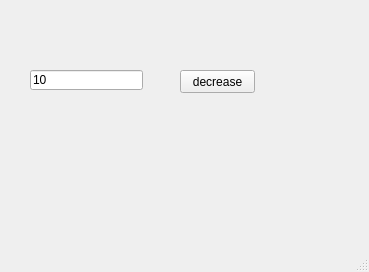
<?xml version="1.0" encoding="UTF-8"?>
<ui version="4.0">
 <class>MainWindow</class>
 <widget class="QMainWindow" name="MainWindow">
  <property name="geometry">
   <rect>
    <x>0</x>
    <y>0</y>
    <width>369</width>
    <height>272</height>
   </rect>
  </property>
  <property name="windowTitle">
   <string>MainWindow</string>
  </property>
  <widget class="QWidget" name="centralwidget">
   <widget class="QPushButton" name="pb">
    <property name="geometry">
     <rect>
      <x>180</x>
      <y>70</y>
      <width>75</width>
      <height>23</height>
     </rect>
    </property>
    <property name="text">
     <string>decrease</string>
    </property>
   </widget>
   <widget class="QLineEdit" name="le">
    <property name="geometry">
     <rect>
      <x>30</x>
      <y>70</y>
      <width>113</width>
      <height>20</height>
     </rect>
    </property>
    <property name="text">
     <string>10</string>
    </property>
   </widget>
  </widget>
  <widget class="QMenuBar" name="menubar">
   <property name="geometry">
    <rect>
     <x>0</x>
     <y>0</y>
     <width>369</width>
     <height>21</height>
    </rect>
   </property>
  </widget>
  <widget class="QStatusBar" name="statusbar"/>
 </widget>
 <resources/>
 <connections/>
</ui>
